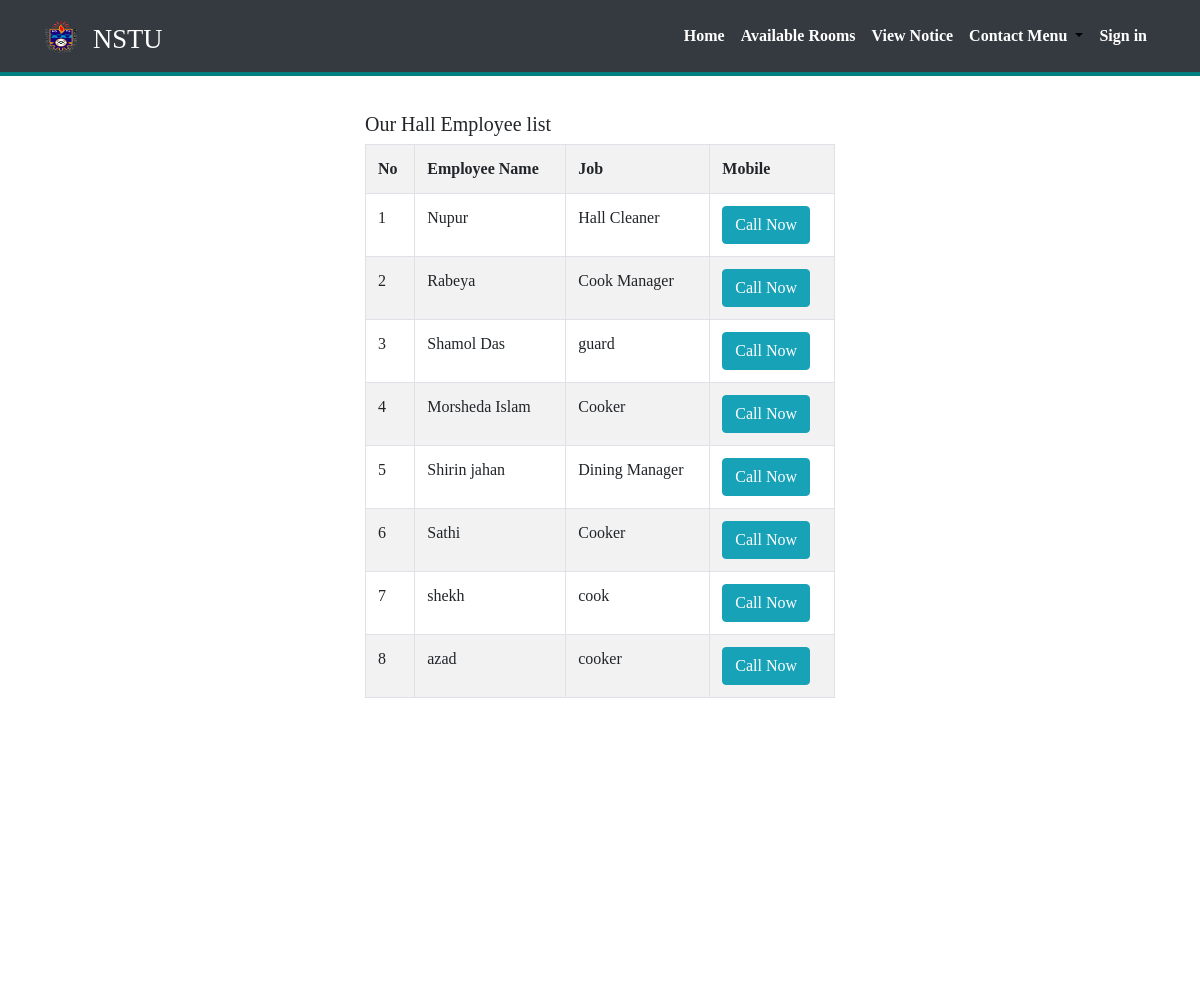
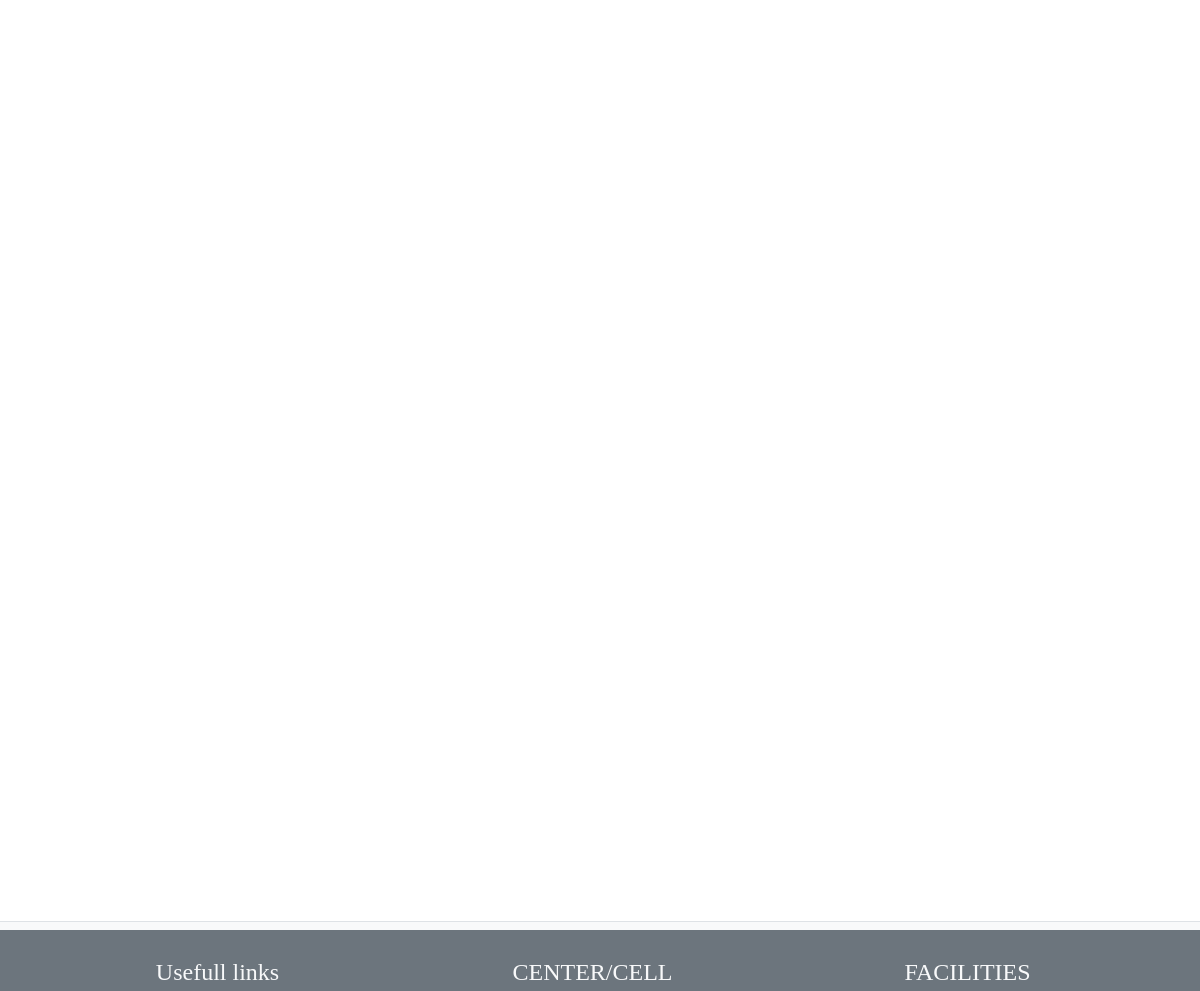
Page /employeelist.php on the committed database (2 pictures, top to bottom).
### tables this page shows
CREATE TABLE `tbl_employee` (
  `id` int(11) NOT NULL,
  `name` varchar(100) NOT NULL,
  `job` varchar(100) NOT NULL,
  `address` varchar(100) NOT NULL,
  `phone` int(11) NOT NULL,
  `image` varchar(100) NOT NULL
);

### employeelist.php (the view, shortened to what this page needs)
<?php
	require_once 'header.php';
  include("config.php");
?>
<body>
  <?php include('navbar.php') ?>
  <div class="container m-top m-bottom" style="width: 500px">
  	<h5>Our Hall Employee list</h5>
  	<table class="table  table-striped table-bordered">
     <tr>
     	<th>No</th>
  		<th>Employee Name</th>
  		<th>Job</th>
  		<th>Mobile</th>
     </tr>
  	 <?php
     $i=0;
  	 $statement=$db->prepare("select * from  tbl_employee");
   	$statement->execute();
   	$result=$statement->fetchAll();
   	$count=$statement->rowCount();
  	if($count>0){
  	  foreach($result as $row){
  			$i++;
  	    ?>
  	    <tr>
  	             <td><?= $i ;?></td>
  	               <td><?php echo $row['name']; ?></td>
  								 <td><?php echo $row['job']; ?></td>
  								 <td><a href="tel:<?= $row['phone'] ?>" class="btn btn-info">Call Now</a></td>
  	    </tr>
  	    <?php
  	}
  }else {
  	?>
  <tr>
  	<td>No Employee Available at this moment</td>
  </tr>
  	<?php
  }
  	  ?>
  	</table>
  </div>
</body>
<?php require_once('footer.php'); ?>

### css/style.css (style rules this page uses)
html { position: relative; min-height: 100%; }
body { padding-top: 90px; margin-bottom: 80px; }
.m-top { margin-top: 7rem; }
.m-bottom { margin-bottom: 7rem; }

### evo-calendar/css/evo-calendar.css (style rules this page uses)
html, body { padding: 0; margin: 0; }
body { font-family: 'Source Sans Pro'; }

### rows in the picture
tbl_employee: name "Nupur", job "Hall Cleaner"
tbl_employee: name "Rabeya", job "Cook Manager"
tbl_employee: name "Shamol Das", job "guard"
tbl_employee: name "Morsheda Islam", job "Cooker"
tbl_employee: name "Shirin jahan", job "Dining Manager"
tbl_employee: name "Sathi", job "Cooker"
tbl_employee: name "shekh", job "cook"
tbl_employee: name "azad", job "cooker"
